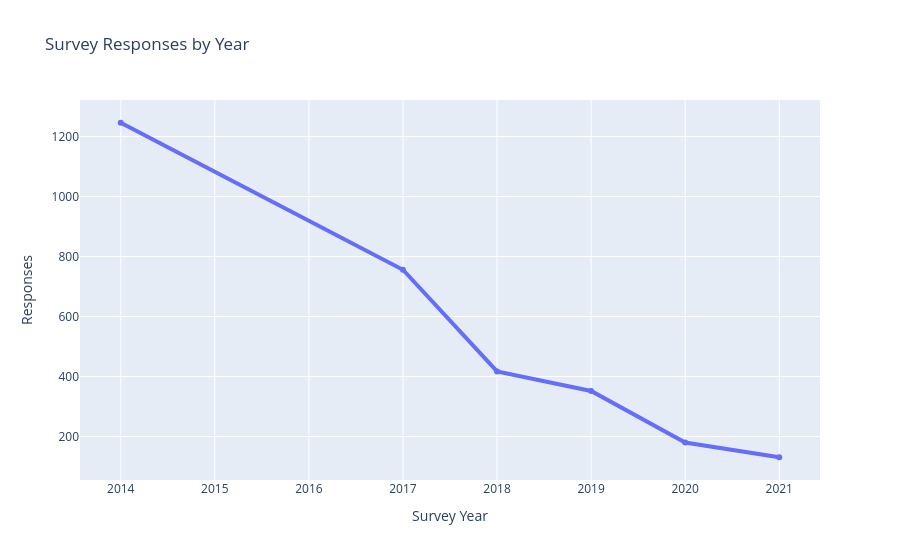

Source (notebook cell):
### Markdown cell above
## Survey Participation

Understanding the number of responses collected each year provides context for all subsequent trend analyses.

Differences in participation levels should be considered when interpreting changes over time.

### Code cell
responses = (
    df["survey_year"]
    .value_counts()
    .sort_index()
    .reset_index()
)

responses.columns = [
    "Survey Year",
    "Responses"
]

fig = px.line(
    responses,
    x="Survey Year",
    y="Responses",
    markers=True,
    title="Survey Responses by Year"
)

fig.update_traces(line_width=4)

fig.show()

### Figure 1 — Plotly figure (JSON) as saved in the notebook; plotly's stock layout.template omitted (floating-point values rounded to 4 significant figures)
{"data": [{"hovertemplate": "Survey Year=%{x}<br>Responses=%{y}<extra></extra>", "legendgroup": "", "line": {"color": "#636efa", "dash": "solid", "width": 4}, "marker": {"symbol": "circle"}, "mode": "lines+markers", "name": "", "orientation": "v", "showlegend": false, "type": "scatter", "x": [2014, 2017, 2018, 2019, 2020, 2021], "xaxis": "x", "y": [1246, 756, 417, 352, 180, 131], "yaxis": "y"}], "layout": {"legend": {"tracegroupgap": 0}, "title": {"text": "Survey Responses by Year"}, "xaxis": {"anchor": "y", "domain": [0, 1], "title": {"text": "Survey Year"}}, "yaxis": {"anchor": "x", "domain": [0, 1], "title": {"text": "Responses"}}}}
